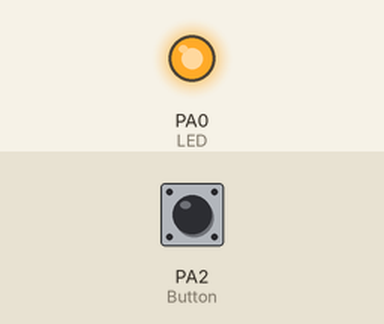
Simulated run of this sketch. Board: STM32 Blue Pill. Shown: output pins drawn as LEDs (lit = HIGH). The inputs (shaded band) are chosen by the test bench; at power-on: PA2 (Button) LOW. Random numbers use the default seed unless the sketch sets one.

Above: at 0.1 s.
At 38.6 s:
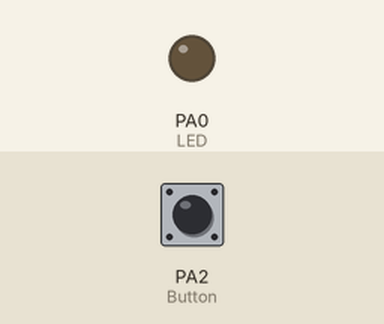
Timing chart, 0 to 40.0 s (numbered marks = the images above):
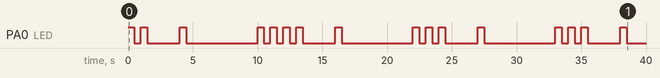

The sketch:

Proj.ino
```cpp
/*
First LED will blink and you have to count no. of blinkings.
In response, you will press button same times as you counted blinking.
If no. of button pressed matches with no. blinking, the system will blink
LED 2 times as correct answer. Otherwise it will blink LED 1 times as
wrong answer.
*/
const int LED = PA0;
const int Button = PA2;

boolean lastButton = LOW;
boolean currentButton = LOW;

int count = 0, play = 0, temp;
boolean flag = false;

void setup() {
  pinMode(LED, OUTPUT);
  pinMode(Button, INPUT);
}

boolean debounce(boolean last)
{
  boolean current = digitalRead(Button);
  if(last != current)
  {
    delay(5);
    current = digitalRead(Button);
  }
  return current;
}

void blink(int n)
{
  for(int i=0; i<n; i++)
  {
    digitalWrite(LED, HIGH);
    delay(500);
    digitalWrite(LED, LOW);
    delay(500);
  }
}

void loop() {
  if(!flag)
  {
    temp = random(5);
    blink(temp);
  }
  flag = true;

  currentButton = debounce(lastButton);

  // wait for 2s to understand input is completed.
  while(play < 20 && currentButton == LOW && lastButton == LOW)
  {
    delay(100);
    lastButton = currentButton;
    currentButton = debounce(lastButton);
    play += 1;
  }

  if(play >= 20) // input is completed
  {
    if(count == temp) blink(2); // Right Answer
    else blink(1);              // Wrong answer

    count = 0;
    play = 0;
    flag = false;
    delay(5000); // wait 5s for next round.
  }


  if(flag && currentButton == LOW && lastButton == HIGH)
  {
    count += 1;
    play = 0;
  }
  else play = 0;

  lastButton = currentButton;
}
```

Measured:
- by itself, PA0 (LED): LOW → HIGH at 0.00 s, → LOW 0.50 s later, → HIGH 0.50 s later, → LOW 0.50 s later, … (32 changes in this stretch)
